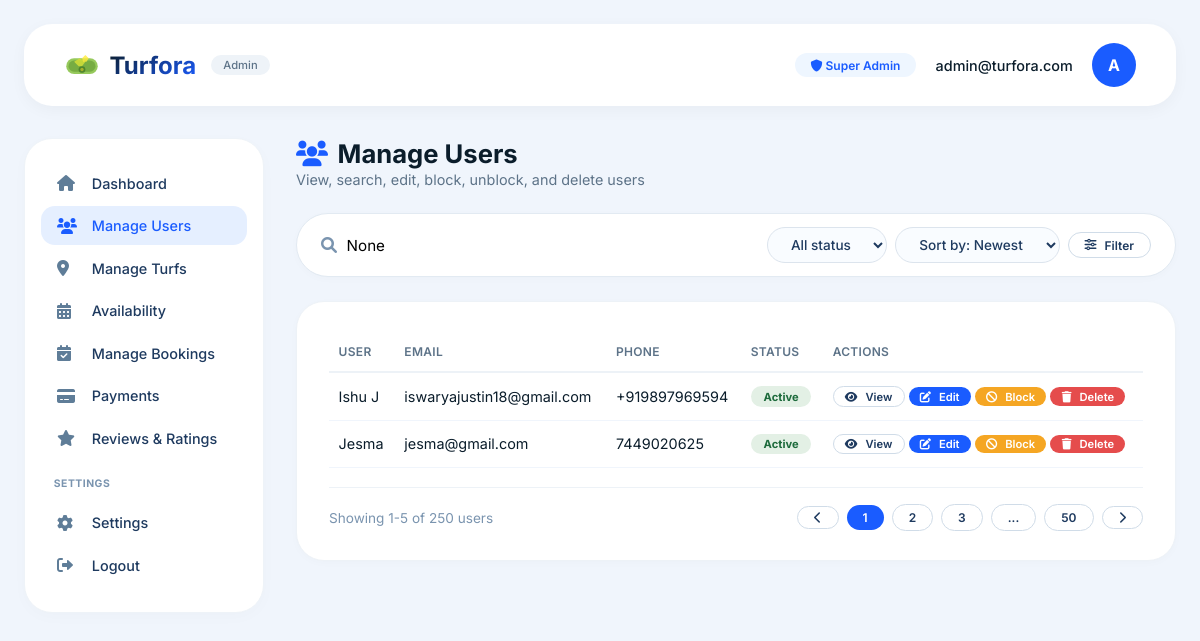
The page /manageusers/ on the database its author committed.
### turforaapp/models.py (models this page shows)
class Playerdetail(models.Model):
     username=models.CharField(max_length=10)
     email=models.EmailField(unique=True)
     phone=models.CharField(max_length=10)
     password=models.CharField(max_length=10)
     confirmPassword=models.CharField(max_length=10)
     is_block = models.BooleanField(default=False)

### turforaapp/views.py (the view)
# urls.py: path('manageusers/',views.manageusers,name='manageusers'),
def manageusers(request):
    query = request.GET.get('q')
    if query:
            users = Playerdetail.objects.filter(
                Q(username__icontains=query) |
                Q(email__icontains=query)
            )
    else:
            users = Playerdetail.objects.all()
    return render(request, 'manageusers.html', {
            'users': users,
            'query': query
        })

### turforaapp/templates/manageusers.html (shortened to what this page needs)
<!DOCTYPE html>
<html lang="en">
<head>
    <link rel="stylesheet" href="https://cdnjs.cloudflare.com/ajax/libs/font-awesome/6.0.0-beta3/css/all.min.css" />
</head>
<body>
    <div class="admin-wrapper">
        <header class="admin-header">
            <div class="logo">
                <span>Turfora</span>
                <small>Admin</small>
            </div>
            <div class="admin-info">
                <span class="badge"><i class="fas fa-shield-alt"></i> Super Admin</span>
                <span style="font-weight:500;font-size:0.9rem;">admin@turfora.com</span>
                <div class="avatar">A</div>
            </div>
        </header>
        <div class="dashboard-layout">
            <aside class="sidebar">
                <a href="{% url 'admin_dashboard' %}" class="menu-item"><i class="fas fa-home"></i> Dashboard</a>
                <a href="" class="menu-item active"><i class="fas fa-users"></i> Manage Users</a>
                <a href="{% url 'manageturfs'%}" class="menu-item"><i class="fas fa-map-marker-alt"></i> Manage Turfs</a>
                <a href="" class="menu-item"><i class="fas fa-calendar-alt"></i> Availability</a>
                <a href="{% url 'managebookings'%}" class="menu-item"><i class="fas fa-calendar-check"></i> Manage Bookings</a>
                <a href="{% url 'managepayments'%}" class="menu-item"><i class="fas fa-credit-card"></i> Payments</a>
                <a href="{% url 'admin_reviews_ratings' %}" class="menu-item"><i class="fas fa-star"></i> Reviews & Ratings</a>
                <h4>settings</h4>
                <a href="" class="menu-item"><i class="fas fa-cog"></i> Settings</a>
                <a href="" class="menu-item"><i class="fas fa-sign-out-alt"></i> Logout</a>
            </aside>
            <div class="main-content">
                <div class="page-header">
                    <div>
                        <h2><i class="fas fa-users"></i> Manage Users</h2>
                        <span class="subtitle">View, search, edit, block, unblock, and delete users</span>
                    </div>
                </div>
                <div class="toolbar">
                    <div class="search-wrapper">
                        <i class="fas fa-search"></i>
                        <form method="GET" action="{% url 'manageusers' %}">
                            <input type="text" name="q" placeholder="Search users by name, email, or phone..."
                                value="{{query}}" />
                        </form>
                    </div>
                    <div class="filter-group">
                        <select>
                            <option>All status</option>
                        </select>
                        <select>
                            <option>Sort by: Newest</option>
                        </select>
                        <button class="btn btn-outline btn-sm"><i class="fas fa-sliders-h"></i> Filter</button>
                    </div>
                </div>
                <div class="table-card">
                    <div class="table-responsive">
                        <table>
                            <thead>
                                <tr>
                                    <th>User</th>
                                    <th>Email</th>
                                    <th>Phone</th>
                                    <th>Status</th>
                                    <th>Actions</th>
                                </tr>
                            </thead>
                            <tbody>
                                {% for user in users %}
                                <tr>
                                    <td>{{ user.username }}</td>
                                    <td>{{ user.email }}</td>
                                    <td>{{ user.phone }}</td>
                                    <td>
                                        {% if user.is_block %}
                                        <span class="status-badge blocked">Blocked</span>
                                        {% else %}
                                        <span class="status-badge active">Active</span>
                                        {% endif %}
                                    </td>
                                    <td>
                                        <a href="{% url 'viewuser' user.id %}" class="btn btn-outline btn-xs">
                                            <i class="fas fa-eye"></i> View
                                        </a>
                                        <a href="{% url 'edituser' user.id %}" class="btn btn-primary btn-xs">
                                            <i class="fas fa-edit"></i> Edit
                                        </a>
                                        {% if user.is_block %}
                                        <a href="{% url 'unblock_user' user.id %}" class="btn btn-success btn-xs">
                                            <i class="fas fa-check"></i> Unblock
                                        </a>
                                        {% else %}
                                        <a href="{% url 'block_user' user.id %}" class="btn btn-warning btn-xs">
                                            <i class="fas fa-ban"></i> Block
                                        </a>
                                        {% endif %}
                                        <a href="{% url 'deleteuser' user.id %}" class="btn btn-danger btn-xs">
                                            <i class="fas fa-trash"></i> Delete
                                        </a>
                                    </td>
                                </tr>
                                {% empty %}
                                <tr>
                                    <td colspan="5" style="text-align:center;">
                                        No Players found
                                    </td>
                                </tr>
                                {% endfor %}
                            </tbody>
                        </table>
                    </div>
                    <div
                        style="display:flex; justify-content:space-between; align-items:center; flex-wrap:wrap; gap:0.8rem; margin-top:1.2rem; padding-top:1rem; border-top:1px solid #edf2f7;">
                        <span class="text-muted">Showing 1-5 of 250 users</span>
                        <div class="flex gap-1">
                            <button class="btn btn-outline btn-sm"><i class="fas fa-chevron-left"></i></button>
                            <button class="btn btn-primary btn-sm">1</button>
                            <button class="btn btn-outline btn-sm">2</button>
                            <button class="btn btn-outline btn-sm">3</button>
                            <button class="btn btn-outline btn-sm">...</button>
                            <button class="btn btn-outline btn-sm">50</button>
                            <button class="btn btn-outline btn-sm"><i class="fas fa-chevron-right"></i></button>
                        </div>
                    </div>
                </div>
            </div>
        </div>
    </div>

### rows shown on the page
Playerdetail: username "Ishu J", email "iswaryajustin18@gmail.com", phone "+919897969594", is_block "Active"
Playerdetail: username "Jesma", email "jesma@gmail.com", phone "7449020625", is_block "Active"
